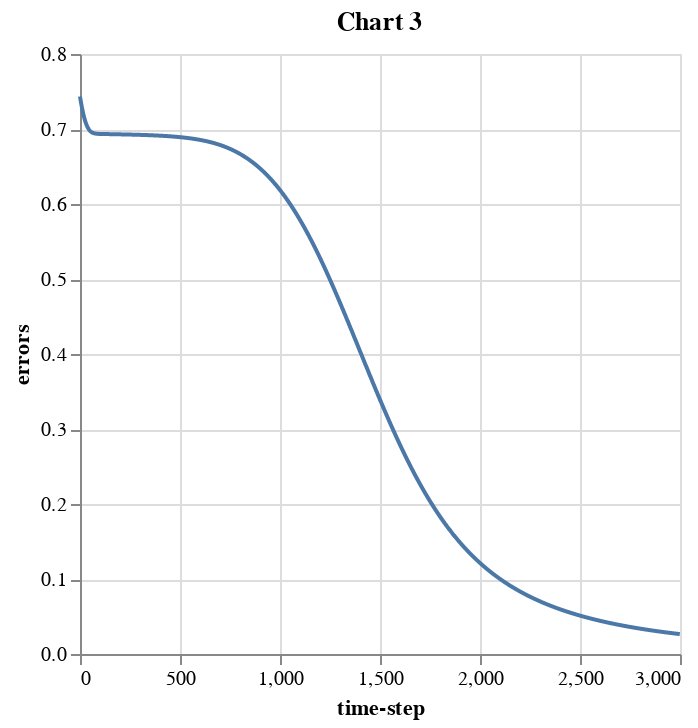

The code cell stored with this chart in its notebook:
### Code cell
# Inputs: XOR problem -> en esta parte al igual que la red neuronal tenemos la variable X & Y para el funcionamiento de XOR
X = np.array([[0, 0, 1, 1],
              [0, 1, 0, 1]]).T  # Shape (4, 2)
y = np.array([[0, 1, 1, 0]]).T  # Shape (4, 1)

# Convert to torch tensors -> es decir el array de pytorch
X_tensor = torch.tensor(X, dtype=torch.float32)
y_tensor = torch.tensor(y, dtype=torch.float32)

# Define the model -> clase edel modelo donde se define la parte lineal (2 capas una con 2 entradas a 16 neuronas y la otra de 16 a 1 neurona) y la no lineal con sigmoide (función de activación)
class SimpleNet(nn.Module):
    def __init__(self):
        super(SimpleNet, self).__init__()
        self.fc1 = nn.Linear(2, 16)
        self.fc2 = nn.Linear(16, 1)
        self.sigmoid = nn.Sigmoid()

    def forward(self, x): # Es el equivalente a la función fit en la parte del for donde se calcula Z1, S1, Z2 y S2, es decir la salida de entrenamiento sin actualizar los pesos
        x = self.sigmoid(self.fc1(x))
        x = self.sigmoid(self.fc2(x))
        return x

model = SimpleNet() # Se instancia el modelo

# Loss and optimizer
criterion = nn.BCELoss() # se declara función de pérdida a usar, antes MSE ahora BCELoss
optimizer = optim.Adam(model.parameters()) # esta es equivalente a la parte donde se actualizan los pesos del modelo 

# Training loop -> guardar erores y hacer el train para 3000 iteracioens
errors = []
epochs = 3000
# epochs = 5000

for epoch in range(epochs):
    optimizer.zero_grad()                   # 1. inicia desde cero para toda iteración sin tener en cuenta el acumulado
    outputs = model(X_tensor)               # 2. se optime la salida del modelo
    loss = criterion(outputs, y_tensor)     # 3. calcula la función de pérdida
    loss.backward()                         # 4. se hace backpropagation
    optimizer.step()                        # 5. se actualizan los pesos con el gradiente encontrado en el paso 4
    errors.append(loss.item())              # Se guarda el error

# Convert errors to DataFrame and plot
df2 = pd.DataFrame({"errors": errors, "time-step": np.arange(epochs)})
print("Error final:", errors[-1])

alt.Chart(df2).mark_line().encode(
    x="time-step",
    y="errors"
).properties(title='Chart 3')

### Figure 1 — Vega-Lite specification as saved in the notebook (floating-point values rounded to 4 significant figures; data arrays with more than 128 entries replaced by an {"elided": "..."} marker saying what was removed)
{"config": {"view": {"continuousWidth": 300, "continuousHeight": 300}}, "data": {"name": "data-052fad32ff50402584565668009a725e"}, "mark": {"type": "line"}, "encoding": {"x": {"field": "time-step", "type": "quantitative"}, "y": {"field": "errors", "type": "quantitative"}}, "title": "Chart 3", "$schema": "https://vega.github.io/schema/vega-lite/v5.20.1.json", "datasets": {"data-052fad32ff50402584565668009a725e": {"elided": "3000 records"}}}
